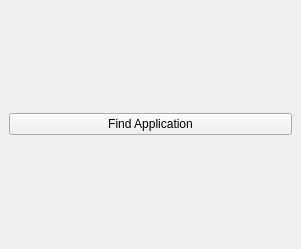
<?xml version="1.0" encoding="UTF-8"?>
<ui version="4.0">
 <class>MainWindow</class>
 <widget class="QMainWindow" name="MainWindow">
  <property name="geometry">
   <rect>
    <x>0</x>
    <y>0</y>
    <width>301</width>
    <height>249</height>
   </rect>
  </property>
  <property name="windowTitle">
   <string>MainWindow</string>
  </property>
  <widget class="QWidget" name="centralwidget">
   <layout class="QGridLayout" name="gridLayout">
    <item row="0" column="0">
     <widget class="QPushButton" name="findApplicationButton">
      <property name="text">
       <string>Find Application</string>
      </property>
     </widget>
    </item>
   </layout>
  </widget>
 </widget>
 <resources/>
 <connections/>
</ui>
